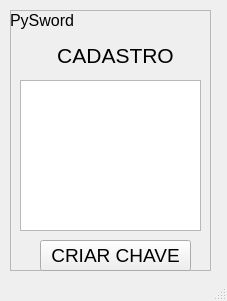
<?xml version="1.0" encoding="UTF-8"?>
<ui version="4.0">
 <class>MainWindow</class>
 <widget class="QMainWindow" name="MainWindow">
  <property name="geometry">
   <rect>
    <x>0</x>
    <y>0</y>
    <width>227</width>
    <height>301</height>
   </rect>
  </property>
  <property name="windowTitle">
   <string>MainWindow</string>
  </property>
  <widget class="QWidget" name="centralwidget">
   <widget class="QFrame" name="frame_2">
    <property name="enabled">
     <bool>true</bool>
    </property>
    <property name="geometry">
     <rect>
      <x>10</x>
      <y>10</y>
      <width>201</width>
      <height>261</height>
     </rect>
    </property>
    <property name="autoFillBackground">
     <bool>false</bool>
    </property>
    <property name="frameShape">
     <enum>QFrame::StyledPanel</enum>
    </property>
    <property name="frameShadow">
     <enum>QFrame::Raised</enum>
    </property>
    <widget class="QLabel" name="label_3">
     <property name="geometry">
      <rect>
       <x>0</x>
       <y>0</y>
       <width>71</width>
       <height>21</height>
      </rect>
     </property>
     <property name="text">
      <string>&lt;html&gt;&lt;head/&gt;&lt;body&gt;&lt;p&gt;&lt;span style=&quot; font-size:12pt;&quot;&gt;PySword&lt;/span&gt;&lt;/p&gt;&lt;/body&gt;&lt;/html&gt;</string>
     </property>
    </widget>
    <widget class="QPushButton" name="pushButton_4">
     <property name="geometry">
      <rect>
       <x>30</x>
       <y>230</y>
       <width>151</width>
       <height>31</height>
      </rect>
     </property>
     <property name="font">
      <font>
       <pointsize>14</pointsize>
      </font>
     </property>
     <property name="text">
      <string>CRIAR CHAVE</string>
     </property>
    </widget>
    <widget class="QLabel" name="label_4">
     <property name="geometry">
      <rect>
       <x>40</x>
       <y>30</y>
       <width>131</width>
       <height>31</height>
      </rect>
     </property>
     <property name="font">
      <font>
       <pointsize>16</pointsize>
      </font>
     </property>
     <property name="text">
      <string>&lt;html&gt;&lt;head/&gt;&lt;body&gt;&lt;p align=&quot;center&quot;&gt;CADASTRO&lt;/p&gt;&lt;/body&gt;&lt;/html&gt;</string>
     </property>
     <property name="alignment">
      <set>Qt::AlignCenter</set>
     </property>
    </widget>
    <widget class="QListWidget" name="listWidget">
     <property name="geometry">
      <rect>
       <x>10</x>
       <y>70</y>
       <width>181</width>
       <height>151</height>
      </rect>
     </property>
    </widget>
   </widget>
  </widget>
  <widget class="QStatusBar" name="statusbar"/>
 </widget>
 <resources>
  <include location="../qt/test.qrc"/>
 </resources>
 <connections/>
</ui>
